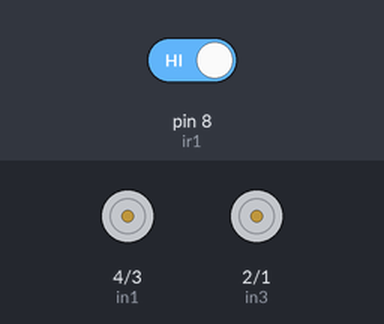
The sketch below on a simulated Arduino Uno, built with avr-gcc and run on an emulated ATmega328P. Parts: motor-driver pin pairs drawn as motors (green arrow = first pin HIGH = forward, orange = second pin HIGH = backward, longer = more drive, scaled by the enable pin). Inputs (shaded band) come from the test bench; at power-on: pin 8 (ir1) HIGH.

Above: at 0.1 s.
At 3.2 s:
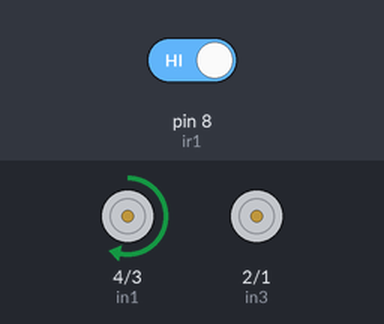
At 4.9 s:
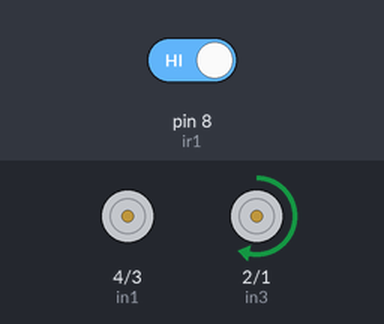
At 5.8 s:
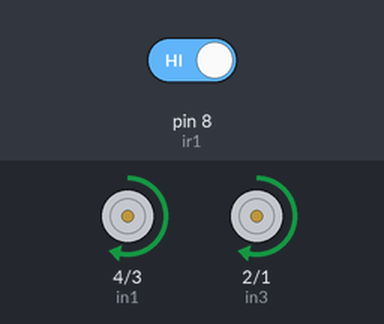
Timing chart, 0 to 7.3 s (numbered marks = the images above):
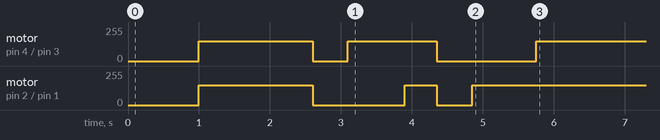

The sketch:

Project_ES.ino
```cpp
const int ir1 = 8; //ir kanan
const int ir2 = 9; //ir tkanan
const int ir3 = 11; //ir tkiri
const int ir4 = 12; //ir kiri

const int in1 = 4;
const int in2 = 3;
const int in3 = 2;
const int in4 = 1;
const int enA = 5; //motor kanan
const int enB = 6; // motor kiri

void setup()
{
  pinMode(ir1, INPUT);
  pinMode(ir2, INPUT);
  pinMode(ir3, INPUT);
  pinMode(ir4, INPUT);

  pinMode(enA, OUTPUT);
  pinMode(in1, OUTPUT);
  pinMode(in2, OUTPUT);
  pinMode(in3, OUTPUT);
  pinMode(in4, OUTPUT);
  pinMode(enB, OUTPUT);

  stp();
  delay(1000);
  fwd();
  delay(1600);
  stp();
  delay(500);
  turnLeft();
  delay(800);
  fwd();
  delay(450);
  stp();
  delay(500);
  turnRight();
  delay(900);


}

void loop()
{
  if(digitalRead(ir1)==LOW && digitalRead(ir2)==HIGH && digitalRead(ir3)==HIGH && digitalRead(ir4)==LOW)
  {
  fwd();
  }

  else if(digitalRead(ir1)==HIGH || digitalRead(ir2)==HIGH && digitalRead(ir3)==HIGH || digitalRead(ir4)==HIGH)
  {
  fwd();
  }

  else if(digitalRead(ir1)==LOW && digitalRead(ir2)==LOW && digitalRead(ir3)==LOW && digitalRead(ir4)==LOW)
  {
  stp();
  }

  else if(digitalRead(ir1)==HIGH || digitalRead(ir2)==HIGH) //&& digitalRead(ir3)==LOW && digitalRead(ir4)==LOW)
  {
   turnRight();
  }

  else if( digitalRead(ir3)==HIGH || digitalRead(ir4)==HIGH)//digitalRead(ir1)==LOW && digitalRead(ir2)==LOW &&
  {
  turnLeft();
  }
}

void fwd()
{
  digitalWrite(in1, HIGH); //motor left
  digitalWrite(in2, LOW);
  digitalWrite(in3, HIGH); //motor right
  digitalWrite(in4, LOW);
  analogWrite(enA, 150);
  analogWrite(enB, 150);
}

void stp()
{
  digitalWrite(in1, LOW); //motor left
  digitalWrite(in2, HIGH);
  digitalWrite(in3, LOW); //motor right
  digitalWrite(in4, HIGH);
  analogWrite(enA, 0);
  analogWrite(enB, 0);
}

void turnRight() //to turn right
{
  digitalWrite(in1, HIGH); //motor left
  digitalWrite(in2, LOW);
  digitalWrite(in3, HIGH); //motor right
  digitalWrite(in4, LOW);
  analogWrite(enA, 0);
  analogWrite(enB, 150);
}

void turnLeft() //to turn left
{
  digitalWrite(in1, HIGH); //motor left
  digitalWrite(in2, LOW);
  digitalWrite(in3,HIGH);//motor right
  digitalWrite(in4, LOW);
  analogWrite(enA, 150);
  analogWrite(enB, 0);
}

/*void uTurnRight() //U turn right
{
  digitalWrite(in1, HIGH); //motor left
  digitalWrite(in2, LOW);
  digitalWrite(in3, HIGH); //motor right
  digitalWrite(in4, LOW);
  analogWrite(enA, 200);
  analogWrite(enB, 200);
}

void uTurnLeft() //U turn left
{
  digitalWrite(in1, HIGH); //motor left
  digitalWrite(in2, LOW);
  digitalWrite(in3, HIGH); //motor right
  digitalWrite(in4, LOW);
  analogWrite(enA, 200);
  analogWrite(enB, 200);
}*/
```

Measured:
- by itself, motor on pin 4 (in1) / pin 3 (in2): goes forward 150/255 1.6 s, stopped 0.50 s, forward 150/255 1.3 s, stopped 1.4 s, then forward 150/255
